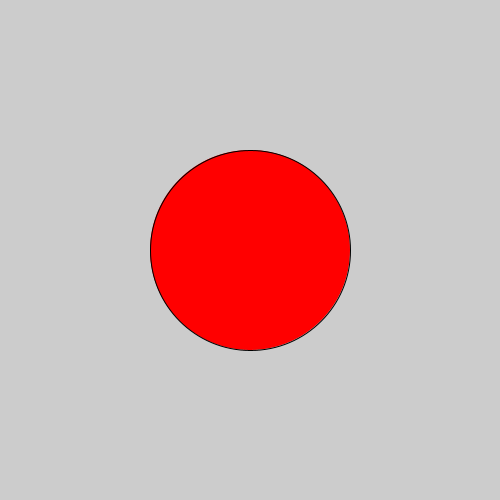
Frame 1 (no input)
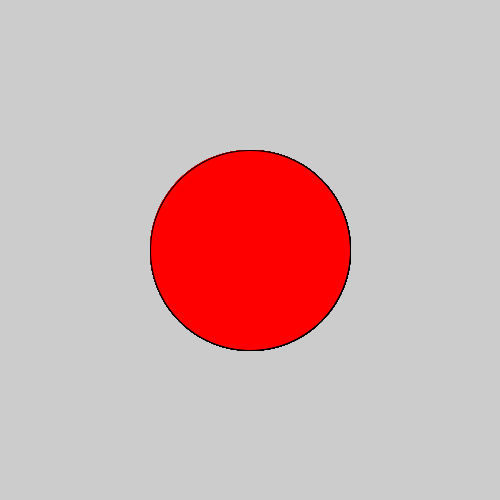
Frame 60 (the mouse pressed at the canvas centre just before this capture)
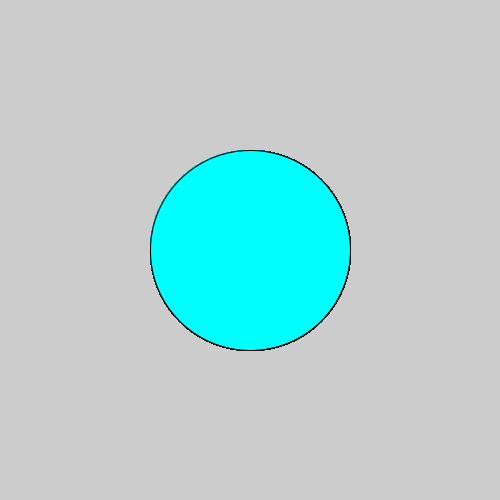
Frame 120 (the mouse held since frame 60 and released just before this capture)

The Processing sketch that drew these frames (run headless with seeded random() and noise(); from frame 60 on, the mouse is pressed at the canvas centre):

// Processing sketch: sec_progect_i_guess
// ── sec_progect_i_guess.pde
void setup(){
  fill(#ff0000);
size(500,500);
}
void draw(){
  if(mousePressed){
   fill(#00ffff);
  }else{
fill(#ff0000);
  }
  ellipse(250,250,200,200);
}
